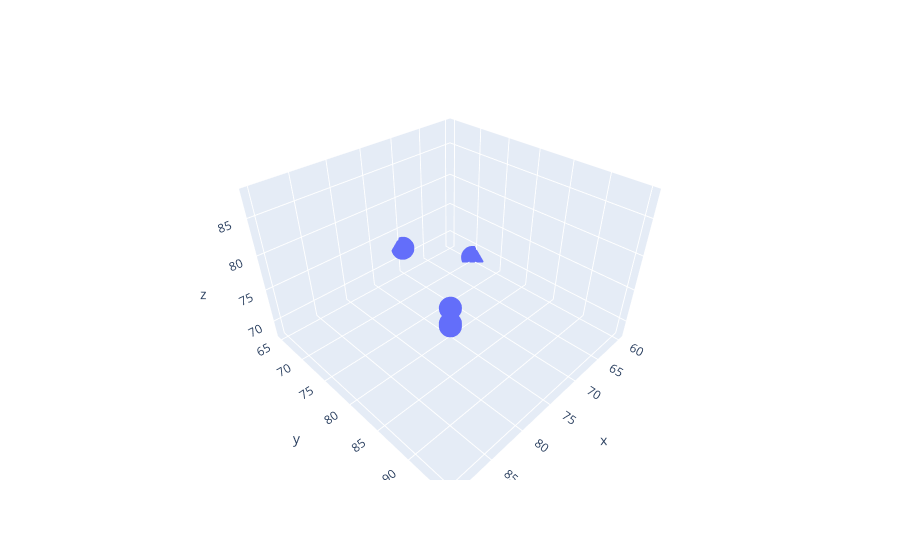

Notebook code cell kept with this figure:
### Code cell
df = pd.DataFrame({
    'Math': [80, 90, 70, 60, 85],
    'Science': [85, 95, 65, 70, 90],
    'English': [78, 88, 72, 68, 82]
})

ax.scatter_3d(x=df.Math, y=df.Science, z=df.English)

### Figure 1 — Plotly figure (JSON) as saved in the notebook; plotly's stock layout.template omitted (floating-point values rounded to 4 significant figures)
{"data": [{"hovertemplate": "x=%{x}<br>y=%{y}<br>z=%{z}<extra></extra>", "legendgroup": "", "marker": {"color": "#636efa", "symbol": "circle"}, "mode": "markers", "name": "", "scene": "scene", "showlegend": false, "type": "scatter3d", "x": [80, 90, 70, 60, 85], "y": [85, 95, 65, 70, 90], "z": [78, 88, 72, 68, 82]}], "layout": {"legend": {"tracegroupgap": 0}, "margin": {"t": 60}, "scene": {"domain": {"x": [0, 1], "y": [0, 1]}, "xaxis": {"title": {"text": "x"}}, "yaxis": {"title": {"text": "y"}}, "zaxis": {"title": {"text": "z"}}}}}
